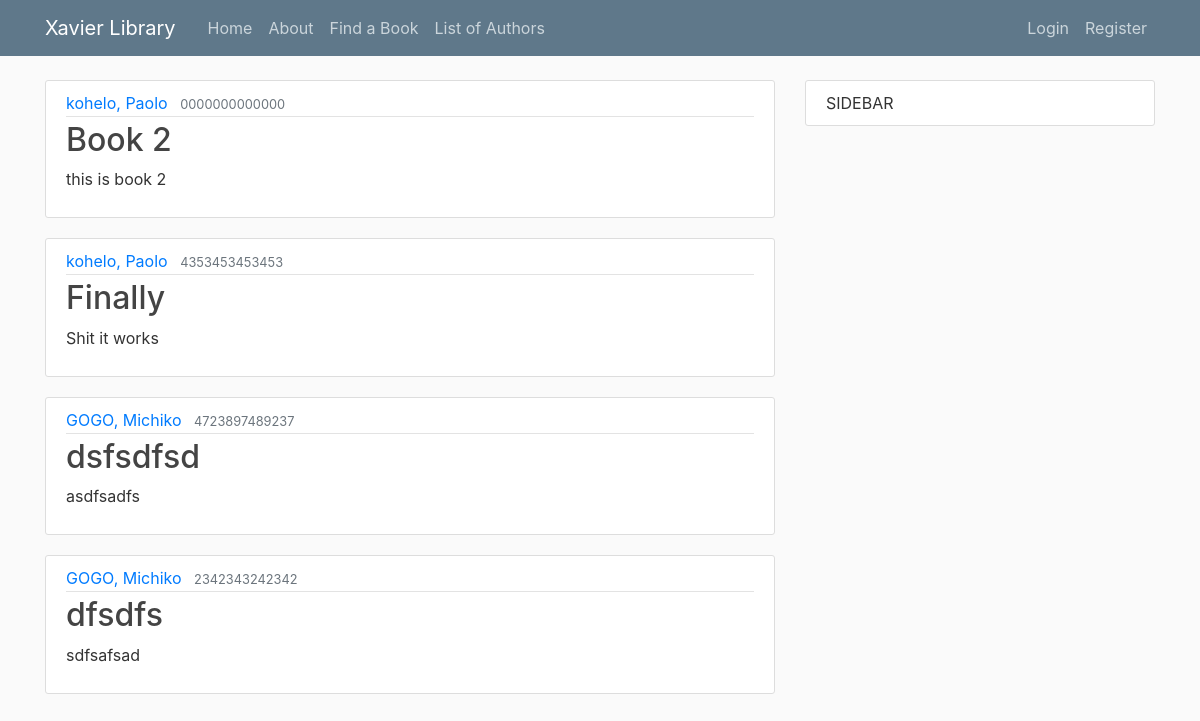
The app's page /, older data.
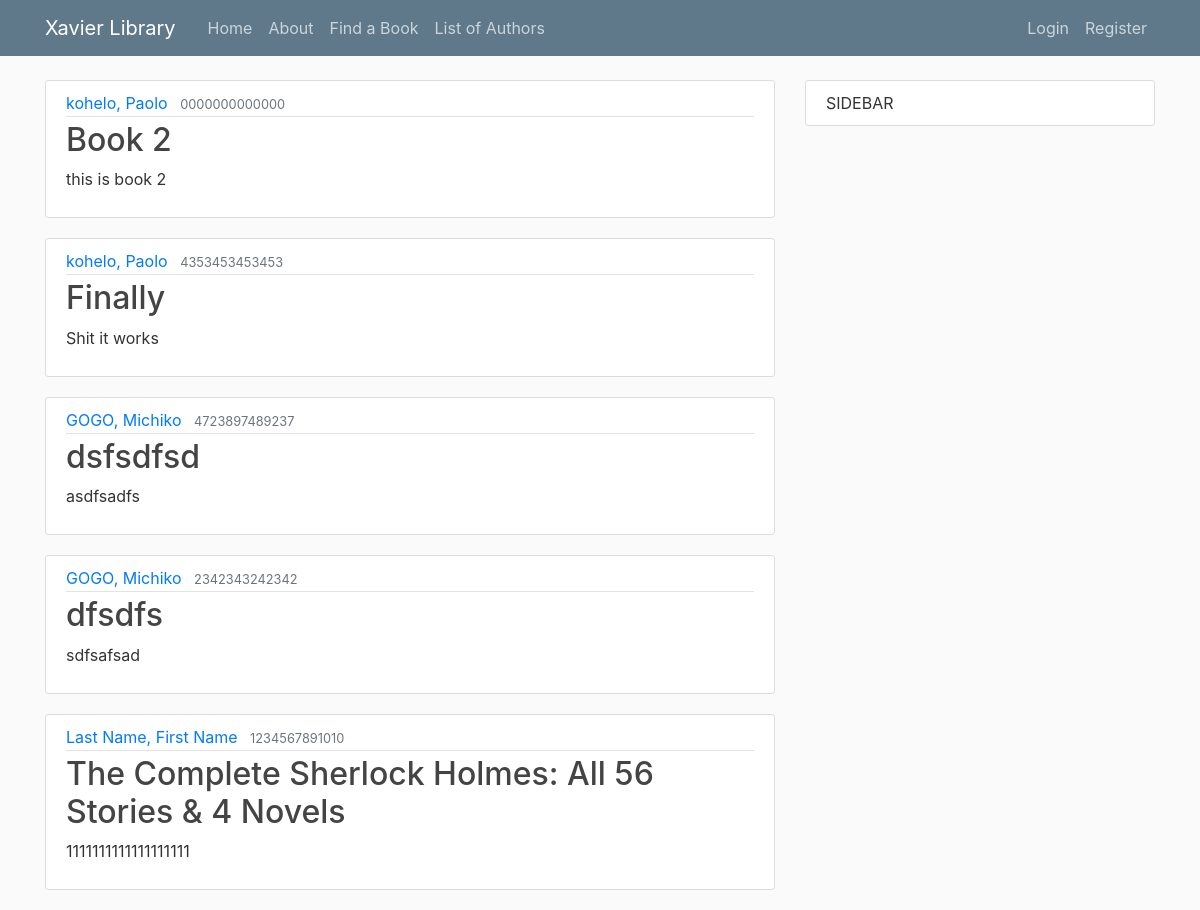
The same page, newer data.
### library/models.py (models this page shows, shortened)
class Book(models.Model):
    title = models.CharField(max_length=200)
    author = models.ForeignKey('Author', on_delete=models.SET_NULL, null=True)
    summary = models.TextField(max_length=1000, help_text="Enter a brief description of the book")
    isbn = models.CharField('ISBN', max_length=13,
                            help_text='13 Character <a href="https://www.isbn-international.org/content/what-isbn'
                                      '">ISBN number</a>')
    genre = models.ManyToManyField(Genre, help_text="Select a genre for this book")
    language = models.ForeignKey('Language', on_delete=models.SET_NULL, null=True)
    call = models.CharField('Call Number', max_length=3, help_text="Enter a 3 digit call number", null=True)
    def display_genre(self):
        """Creates a string for the Genre. This is required to display genre in Admin."""
        return ', '.join([genre.name for genre in self.genre.all()[:3]])
    display_genre.short_description = 'Genre'

class Author(models.Model):
    first_name = models.CharField(max_length=100)
    last_name = models.CharField(max_length=100)
    date_of_birth = models.DateField(null=True, blank=True)
    date_of_death = models.DateField('died', null=True, blank=True)
    class Meta:
        ordering = ['last_name', 'first_name']
    def __str__(self):
        return '{0}, {1}'.format(self.last_name, self.first_name)

### library/views.py (the view)
# urls.py: path('', BookListView.as_view(), name='library-home'), #path('', views.home, name='library-home'),
class BookListView(ListView):
	model = Book
	template_name = 'library/home.html'
	context_object_name = 'books'

### library/templates/library/home.html
{% extends "library/base.html" %}
{% block content%}
	{% for book in books %}
		<article class="media content-section">
		  <div class="media-body">
		    <div class="article-metadata">
		      <a class="mr-2" href="{% url 'author-detail' book.author.id %}">{{ book.author }}</a>
		      <small class="text-muted">{{ book.isbn }}</small>
		    </div>
		    <h2><a class="article-title" href="{% url 'book-detail' book.id %}">{{ book.title }}</a></h2>
		    <p class="article-content">{{ book.summary }}</p>
		  </div>
		</article>
	{% endfor %}
{% endblock content %}

Row changes from the older to the newer data that the page shows:
added Book: author "Last Name, First Name", isbn "1234567891010", title "The Complete Sherlock Holmes: All 56 Stories & 4 Novels", summary "1111111111111111111"
